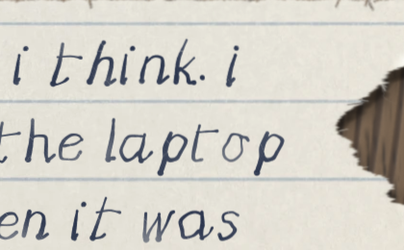
#> input picture evidence/crops/02_chat_300_hand.png, 404 x 250 px, shrunk from 1260 x 780 before the run
$ python holes.py evidence/12_search.png
#> lines starting #> are read from the running program, lines starting #| are printed output that depends on the picture; after the words box and inside, x2 and y2 are one past the last pixel; in counts of white or black regions, pixels touching at a corner belong together
#!/usr/bin/env python3
"""No hole in the desk: nothing on the glass may be darker than ink, in a patch bigger than a letter.

A coherence critic measured 758 pixels under luma 30 beside one chip in 12_search, minimum 4.3,
against a desk reading 84 to 103 either side of it, and called it a hole. It was: the baked contact
shadows are rendered black at alpha 255 over a third of their area (measured: 35 to 47 per cent of
each asset is alpha above 240, RGB 0,0,0), because that part is under the paper and never meant to
be seen — and the shadow was stretched with BoxFit.fill while the paper's tear is nine-sliced, so
on a piece far from the render's proportions the two no longer lined up and the black came out.

The hard part is telling a hole from a letter, because ink is dark too, and counting how dark a
pixel's own neighbourhood is does not separate them: measured, the densest handwriting crop in the
set puts 257 pixels through that filter, because a stroke at three hundred per cent is nine pixels
across and a nine-pixel window inside one is all ink.

What separates them is where they are. Writing is *on* paper and a hole is *beside* it. So the
paper is found first — pale and warm, the way flat.py finds it — grown by a couple of pixels to
cover its own soft edge, and only dark pixels outside that are counted. Every letter in the set is
inside it. A photograph on a card is inside it too, which is why a dark picture does not trip this.

Two controls ship in the report: the densest handwriting in the set, which must measure nothing,
and a synthetic black square on bare desk, which must measure all of itself.

    python3 tools/check/holes.py --out evidence/logs/holes.json
    python3 tools/check/holes.py evidence/12_search.png
"""
import argparse
import glob
import json
import os
import sys

ROOT = os.path.dirname(os.path.dirname(os.path.dirname(os.path.abspath(__file__))))
EVIDENCE = os.path.join(ROOT, "evidence")


def _share(mask, r):
    """What share of each pixel's (2r+1) square neighbourhood is set."""
    import numpy as np
    d = mask.astype(np.float32)
    s = np.pad(d, ((1, 0), (1, 0))).cumsum(axis=0).cumsum(axis=1)
    h, w = d.shape
    y0 = np.clip(np.arange(h) - r, 0, h)
    y1 = np.clip(np.arange(h) + r + 1, 0, h)
    x0 = np.clip(np.arange(w) - r, 0, w)
    x1 = np.clip(np.arange(w) + r + 1, 0, w)
    tot = (s[np.ix_(y1, x1)] - s[np.ix_(y0, x1)] - s[np.ix_(y1, x0)] + s[np.ix_(y0, x0)])
    area = np.outer(y1 - y0, x1 - x0).astype(np.float32)
    return tot / area


def _grown(mask, r):
    """A boolean mask grown by r pixels, by a box filter on its own integral."""
    import numpy as np
    d = mask.astype(np.float32)
    s = np.pad(d, ((1, 0), (1, 0))).cumsum(axis=0).cumsum(axis=1)
    h, w = d.shape
    y0 = np.clip(np.arange(h) - r, 0, h)
    y1 = np.clip(np.arange(h) + r + 1, 0, h)
    x0 = np.clip(np.arange(w) - r, 0, w)
    x1 = np.clip(np.arange(w) + r + 1, 0, w)
    tot = (s[np.ix_(y1, x1)] - s[np.ix_(y0, x1)] - s[np.ix_(y1, x0)] + s[np.ix_(y0, x0)])
    return tot > 0


def _holes(rgb, dark, grow, reach=None):
    """Dark pixels in the ring just outside a piece of paper.

    Not simply "dark and not on paper": half the objects in this app are dark on purpose — a
    stone, a wick, soot, the inside of a mug — and 01_pulse measures a legitimate 2,631 such
    pixels with a darkest of 0.0, which is a rendered black object and not a fault. What is a
    fault is a dark band lying *along* a torn edge, because that is a shadow that has come out
    from under the paper it belongs to. So this looks only at the ring from `grow` to `reach`
    pixels outside the paper: an object may be as dark as it likes, but the desk immediately
    beside a sheet may not be darker than the desk gets.
    """
    lum = rgb.mean(axis=2)
    warm = rgb[..., 0] - rgb[..., 2]
    # Pale, and not the wood. Not "pale and warm": a blue sticky note has its blue channel *above*
    # its red, so a warmth test throws away the paper it is written on and then counts the writing
    # on it as a hole in the desk. The desk is dark enough (84 to 103 across the set) that
    # brightness alone separates it, and the warmth ceiling only keeps out anything more orange
    # than paper ever is.
    pale = (lum > 150.0) & (warm < 60.0)
    # A *sheet*, not any pale thing. A candle is pale, and its wick and the soot in its pool are
    # black and sit within a dozen pixels of it — so with any pale pixel counting as paper,
    # 01_pulse's object row read as four hundred pixels of hole in a desk that has none. A sheet
    # is large: a pixel is on one when its own forty-one-pixel neighbourhood is nine-tenths pale,
    # which nothing in the object library is anywhere except its own middle.
    # ...but the share test on its own erodes a sheet by its own radius, and then the "ring outside
    # the paper" lands *inside* the sheet: the control — a hundred-pixel sheet with a six-pixel
    # black band down its edge — went from catching 300 of 600 to catching none. So the share test
    # only says which pale regions are sheets, and the sheet's own boundary is where the pale
    # region is: the cores are grown back out and intersected with pale again.
    core = pale & (_share(pale, 20) > 0.90)
    sheet = pale & _grown(core, 26)
    # And the writing on it is still on it. Ink is not pale, so every letter punches a hole in the
    # sheet, and the ring three to twelve pixels outside a hole is the paper around the letter:
    # 05_settings' emphasised word `quietly`, underlined and sitting near the foot of a sheet, put
    # 130 pixels of pure black into a check that is looking for shadows on the desk.
    #
    # Closed, not grown: dilate by twelve and erode by twelve again. That fills a hole up to about
    # twenty-four pixels across — which is every letter on these screens — and leaves the sheet's
    # outer boundary exactly where it was, so a black band lying *beside* the sheet is not filled
    # in with it. Growing by a radius and asking what share of the neighbourhood is paper cannot
    # tell those two apart: a letter at the foot of a sheet and a shadow just past its edge have
    # the same neighbourhood.
    paper = ~_grown(~_grown(sheet, 12), 12)
    # Everything past the paper, not a band three to twelve pixels wide.
    #
    # `reach` was twelve, so the check only ever looked at a ring a dozen pixels out — and a
    # completeness pass measured what that hides. Reproducing the old ring on 01_pulse gives 596
    # pixels against the file's own 571; taking the outer bound off gives **10,311** under the same
    # luma 30 more than twelve pixels from any paper, and 62,414 under luma 40. The desk beside the
    # Pulse sheet's torn right edge runs at luma 23 to 46 for about two hundred pixels, against a
    # desk of 80 to 100 twenty rows higher: the fault this file exists to find, seventeen times
    # larger than the number it was reporting, sitting just outside where it was looking.
    #
    # There is no grain alibi on a day still. The desk render's own minimum is luma 45.3 and it has
    # zero pixels under 40, so every dark pixel on the desk in one of these ten frames is something
    # the app drew. `reach` stays as a parameter for the dusk crop, whose render does go to 8.7.
    ring = (~_grown(paper, grow)) if reach is None else (_grown(paper, reach) & ~_grown(paper, grow))
    return (lum < dark) & ring, lum


def contact_shadow(rgb, grow=3, near=(4, 14), far=(45, 65)):
    """How much darker the desk is just under a sheet than it is a little further away.

    Positive is a shadow. This exists because holes.py passed for the wrong reason: the check that
    said no black lies beside the paper went to zero on a capture where the contact shadow had
    vanished altogether, and a material critic found it by walking outward from an edge. No black
    beside a sheet and no shadow under one are the same picture to a check that only looks for
    black, and they are opposite faults.

    Measured down every third column: find where a run of paper ends, walk off the *fibres*, and
    compare a band just past them with a band further down, keeping only the pairs where both
    bands are on the wood.

    Walking off the fibres is the part that was wrong, and it was wrong by a lot. A torn edge in
    this build is about a centimetre of loose strands at phone scale — rendered, packed, and
    nine-sliced at its own size — so a column stops reading as paper at the first gap between two
    fibres and stays in the fringe for a hundred device pixels after that. Fixed bands four to
    fourteen pixels past that point are not on the desk at all; they are among the strands, where
    the luminance is a mixture of paper and wood and has nothing to do with a shadow. Measured on
    a piece drawn over the real wood: 111.6 at four pixels past the last paper pixel, 98.2 at
    fourteen, 97.2 at sixty, against a desk of 87 — the whole window inside the fringe, and the
    number it produced was the fringe's own gradient with a minus sign on it.

    So the near band starts where the fringe ends: walk down until the column comes within a few
    levels of what the desk reads far below, and measure from there. On a cut card that is the
    first pixel, so nothing about the one still that passed changes; on a torn one it is wherever
    the last strand is, which is where the desk begins and therefore where a shadow on the desk can
    be seen at all.
    """
    import numpy as np
    lum = rgb.mean(axis=2)
    warm = rgb[..., 0] - rgb[..., 2]
    paper = (lum > 150.0) & (warm < 60.0)
    h, w = lum.shape
    near_v, far_v, skips = [], [], []
    for col in range(60, w - 60, 3):
        inp = False
        start = 0
        for y in range(h - 1):
            p = paper[y, col]
            if p and not inp:
                inp, start = True, y
            elif not p and inp:
                inp = False
                if y - start <= 80 or y + far[1] + 120 >= h:
                    continue
                b = lum[y + far[0]:y + far[1], col]
                if b.max() >= 150:
                    continue
                desk = float(b.mean())
                # off the fibres: the first row within six levels of the desk further down
                off = None
                for d in range(1, 120):
                    if lum[y + d, col] <= desk + 6.0:
                        off = d
                        break
                if off is None or y + off + far[1] >= h:
                    continue
                a = lum[y + off + near[0] - 1:y + off + near[1] - 1, col]
                bb = lum[y + off + far[0]:y + off + far[1], col]
                if a.max() >= 150 or bb.max() >= 150:
                    continue
                near_v.append(float(a.mean()))
                far_v.append(float(bb.mean()))
                skips.append(off)
    if not near_v:
        return {"edges": 0}
    n = float(np.mean(near_v))
    f = float(np.mean(far_v))
    return {
        "edges": len(near_v),
        "just_under_a_sheet": round(n, 2),
        "further_down_the_desk": round(f, 2),
        "darker_by": round(f - n, 2),
        "fibres_walked_off_median_px": int(np.median(skips)),
    }


def measure(path, dark, grow):
    import numpy as np
    from PIL import Image
    with Image.open(path) as im:
        rgb = np.asarray(im.convert("RGB"), dtype=np.float32)
    holes, lum = _holes(rgb, dark, grow)
    shade = contact_shadow(rgb, grow)
    n = int(holes.sum())
    import numpy as np
    ring, _ = _holes(rgb, 1e9, grow)      # the whole ring, dark or not
    out = {
        "pixels_darker_than_ink": int((lum < dark).sum()),
        "beside_the_paper": n,
        "darkest": round(float(lum.min()), 2),
        "darkest_beside_a_sheet": round(float(lum[ring].min()), 2) if ring.any() else None,
        "ring_pixels": int(ring.sum()),
        "contact_shadow": shade,
    }
    if n:
        ys, xs = np.nonzero(holes)
        out["worst_at"] = [int(xs[np.argmin(lum[holes])]), int(ys[np.argmin(lum[holes])])]
        out["spread"] = [int(xs.min()), int(ys.min()), int(xs.max()), int(ys.max())]
    return out


def controls(dark, grow):
    """What the same code says about writing, and about an actual hole."""
    import numpy as np
    got = {}
    crop = os.path.join(EVIDENCE, "crops", "02_chat_300_hand.png")
    if os.path.exists(crop):
        # At three hundred per cent, and measured at three times the radius for that reason: a
        # stroke there is nine to twelve pixels across, so a paper mask grown by three does not
        # reach the middle of one and every letter in the crop counted as a hole. The radius is
        # about the width of a stroke, and the crop's strokes are three times as wide.
        got["the_densest_handwriting_in_the_set"] = measure(crop, dark, grow * 3)
        got["the_densest_handwriting_in_the_set"]["measured_at"] = \
            "three times the radius, because the crop is at three times the scale"
    # The fault itself, drawn by hand: a desk, a sheet on it, and a six-pixel black band along the
    # sheet's right edge — which is what a contact shadow that has come out from under its paper
    # looks like. Measured by the same code, so the gate can be seen to catch the thing it is for.
    desk = np.full((200, 200, 3), (110.0, 88.0, 66.0), dtype=np.float32)
    desk[50:150, 50:150] = (243.0, 238.0, 227.0)       # the sheet
    desk[50:150, 150:156] = 0.0                        # its shadow, out from under it
    holes, _ = _holes(desk, dark, grow)
    got["a_shadow_out_from_under_its_sheet"] = {
        "beside_the_paper": int(holes.sum()),
        "of": 100 * 6,
        "note": "a six-pixel black band along a sheet's edge. The first three pixels are inside "
                "the grown paper mask and are not counted, which is the point of growing it: the "
                "soft edge of a real sheet is not a fault.",
    }
    return got


def main():
    ap = argparse.ArgumentParser()
    ap.add_argument("files", nargs="*")
    ap.add_argument("--dark", type=float, default=30.0,
                    help="luma under which a pixel is darker than the ink on the page")
    ap.add_argument("--grow", type=int, default=3,
                    help="how far the paper mask is grown, to cover the soft edge of a sheet")
    ap.add_argument("--allow", type=int, default=200,
                    help="how many such pixels a still may have. Not zero: an object as dark as a "
                         "wick or a stone can stand within a dozen pixels of a sheet, and the "
                         "densest-writing control measures 72 by the same code.")
    ap.add_argument("--shadow-floor", type=float, default=6.0,
                    help="how many grey levels darker the desk must be just under a sheet than "
                         "further down it. Measured on the cycle-9 hero, where the shadow worked: "
                         "14.42. Measured on the cycle-10 hero, after the shadow was nine-sliced "
                         "out of existence: -0.44. The floor sits between them, nearer the fault, "
                         "so a shadow that is merely weakened still fails.")
    ap.add_argument("--out", default="")
    a = ap.parse_args()
    files = a.files or sorted(glob.glob(os.path.join(EVIDENCE, "*.png")))
    report = {
        "how": "a pixel under luma {} that is not on paper, nor within {} pixels of it. Writing is "
               "on paper; a shadow leaking past the piece it belongs to is beside it".format(
                   a.dark, a.grow),
        "why": "the baked contact shadows are black at alpha 255 over a third of their area, "
               "because that third is under the paper. Anywhere the shadow does not line up with "
               "the piece it belongs to, that black is on the desk.",
        "dark": a.dark,
        "allow": a.allow,
        "shadow_floor": a.shadow_floor,
        "a_sheet_has_to_cast_one": "measured on the hero of the cycle before this check existed, "
                "where the shadow worked: 14.42 grey levels darker four to fourteen pixels under a "
                "sheet than forty-five to sixty-five under it, over 1,132 edges. Measured after "
                "the shadow was nine-sliced: -0.44, which is half a level the wrong way.",
        "what_it_still_counts_that_is_not_a_hole": "ink at the very edge of a sheet. 05_settings "
                "reads 130 pixels at luma 0, and they are the rule under the emphasised word "
                "`quietly` — an 84-pixel horizontal stroke on the last line of a sheet, at "
                "(953-1037, 2941). A closing fills a letter-shaped hole inside a sheet, which is "
                "why 01_pulse's candle went from 5 to 0, but it cannot fill a notch that is open "
                "to the outside, and a dark stroke at a sheet's boundary has the same "
                "neighbourhood as a shadow just past it. This is what the allowance is for, and "
                "the densest-writing control measures 51 by the same code.",
        "controls": controls(a.dark, a.grow),
        "stills": {},
    }
#> in measure, im is the input picture: PIL image 404x250 RGBA; mean R, G, B, A 211.4, 208.5, 200.3, 255
#> in _holes, `pale = (lum > 150.0) & (warm < 60.0)`:
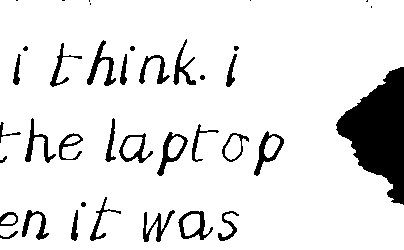
#> pale: shape (250, 404) bool; 89.2% white; 38 black regions (8 under 20 px), largest, box (x1, y1, x2, y2) and area: (336, 67, 404, 205) 5195, (87, 40, 116, 86) 407, (254, 131, 284, 176) 388
#> call 4 of _grown, with r = 9
#> in _grown (call 4), `return tot > 0`:
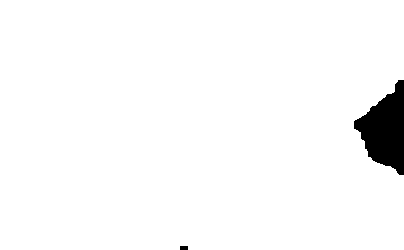
#> returned value: shape (250, 404) bool; 97.2% white; 2 black regions, box (x1, y1, x2, y2) and area: (354, 80, 404, 175) 2819, (180, 246, 188, 250) 32
#> after the loop in contact_shadow, `for col in range(60, w - 60, 3):`: far_v = []
#> in measure, `shade = contact_shadow(rgb, grow)`: shade = {'edges': 0}
#> in measure, `n = int(holes.sum())`: n = 0
    bad = 0
    for f in files:
        if not os.path.exists(f):
            continue
        got = measure(f, a.dark, a.grow)
#> call 2 of measure, with path = 'evidence/12_search.png', dark = 30, grow = 3
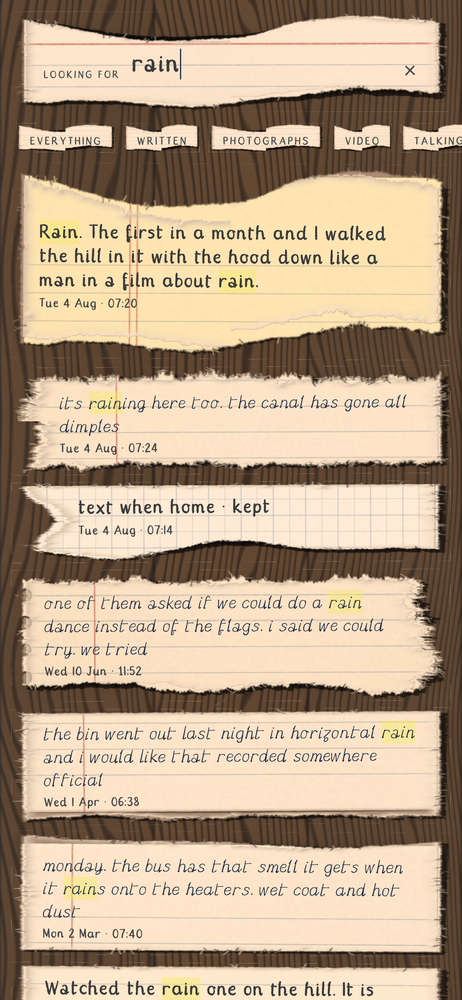
#> input picture evidence/12_search.png, 462 x 1000 px, shrunk from 1440 x 3120 before the run, found by its file name
#> in measure, im is the input picture: PIL image 462x1000 RGBA; mean R, G, B, A 186, 164.2, 138.6, 255
#> call 4 of _holes, with dark = 30, grow = 3
#> in _holes (call 4), `lum = rgb.mean(axis=2)`:
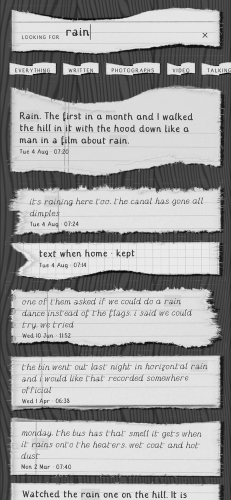
#> lum: shape (1000, 462) float32 (shown at 1/2 size); min 0, max 249.7, mean 163
#> in _holes (call 4), `warm = rgb[..., 0] - rgb[..., 2]`:
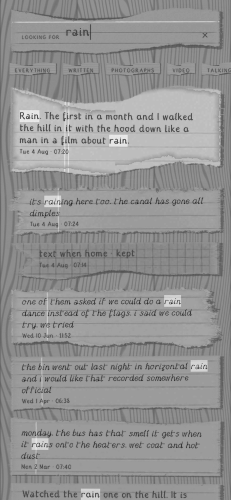
#> warm: shape (1000, 462) float32 (shown at 1/2 size); min -51, max 120, mean 47.4; drawn with min black and max white
#> in _grown (call 13), `s = np.pad(d, ((1, 0), (1, 0))).cumsum(axis=0).cumsum(axis=1)`:
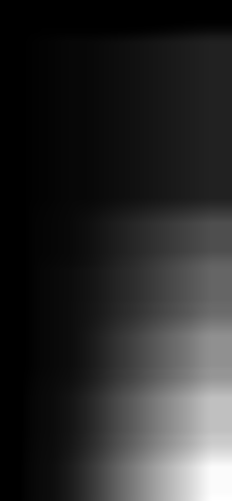
#> s: shape (1001, 463) float32 (shown at 1/2 size); min 0, max 78022, mean 13074; drawn with min black and max white
#> in _grown (call 14), `tot = (s[np.ix_(y1, x1)] - s[np.ix_(y0, x1)] - s[np.ix_(y1, x0)] + s[n..`:
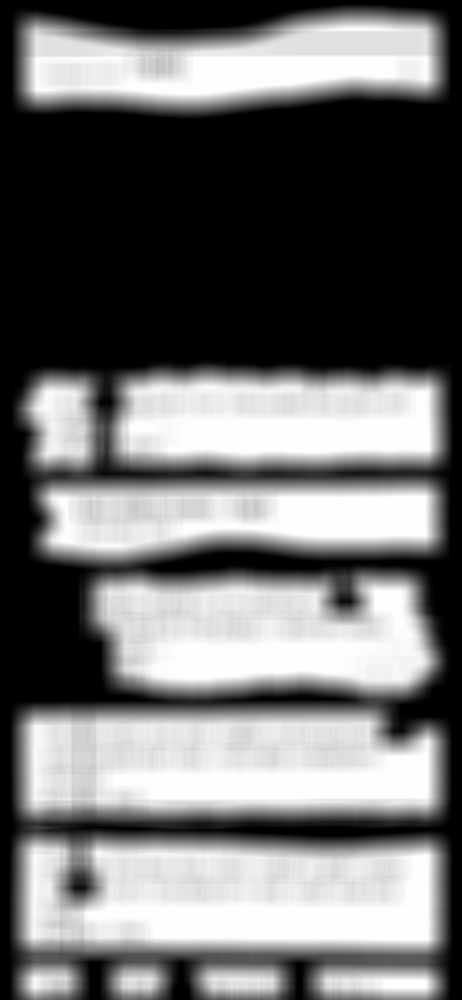
#> tot: shape (1000, 462) float32; min 0, max 625, mean 275.8; drawn with min black and max white
#> in measure (call 2), `n = int(holes.sum())`: n = 2442
#> in measure (call 2), `ys, xs = np.nonzero(holes)`: ys = 2442 values from 24 to 999; xs = 2442 values, max 461 at index 511, min 27 at index 1834, mean 331.6
#> got = 8 items
        report["stills"][os.path.basename(f)] = got
        if got["beside_the_paper"] > a.allow:
            bad += 1
        # And a sheet has to cast one. No black beside the paper and no shadow under it look the
        # same to a check that only looks for black, and they are opposite faults: this check
        # passed with flying colours on a capture where every contact shadow had vanished.
        cs = got.get("contact_shadow") or {}
#> cs = {'edges': 0}
        if cs.get("edges", 0) >= 100 and cs.get("darker_by", 0.0) < a.shadow_floor:
            bad += 1
            got["no_shadow_under_the_paper"] = True
    report["ok"] = bad == 0
    report["stills_with_a_hole_in_them"] = bad
    text = json.dumps(report, indent=1) + "\n"
    if a.out:
        with open(a.out, "w", encoding="utf-8") as fh:
            fh.write(text)
    print(text)
#| {
#|  "how": "a pixel under luma 30.0 that is not on paper, nor within 3 pixels of it. Writing is on paper; a shadow leaking past the piece it belongs to is beside it",
#|  "why": "the baked contact shadows are black at alpha 255 over a third of their area, because that third is under the paper. Anywhere the shadow does not line up with the piece it belongs to, that black is on the desk.",
#|  "dark": 30.0,
#|  "allow": 200,
#|  "shadow_floor": 6.0,
#> (further printed lines are left out)
    return 0 if report["ok"] else 1


if __name__ == "__main__":
#> (the run stopped early here; a loop or call above may not have finished)
